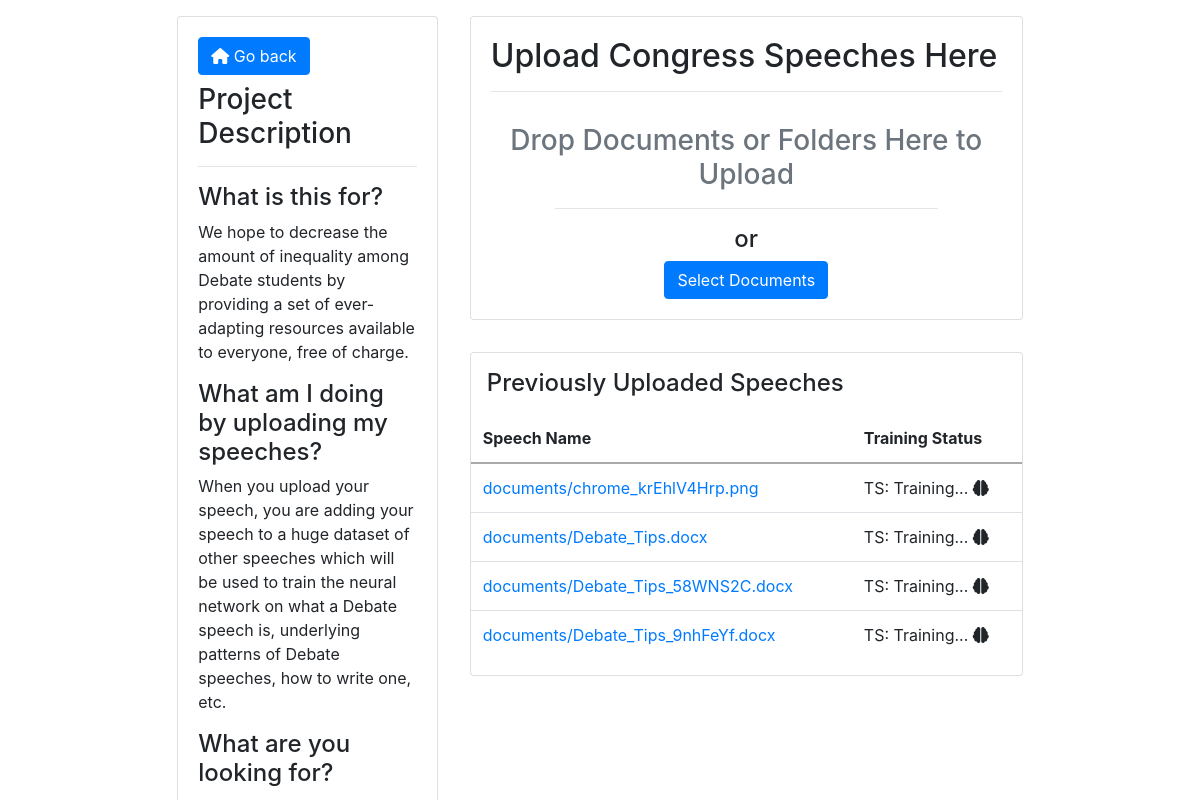
/upload, run on an earlier commit of the app's database.
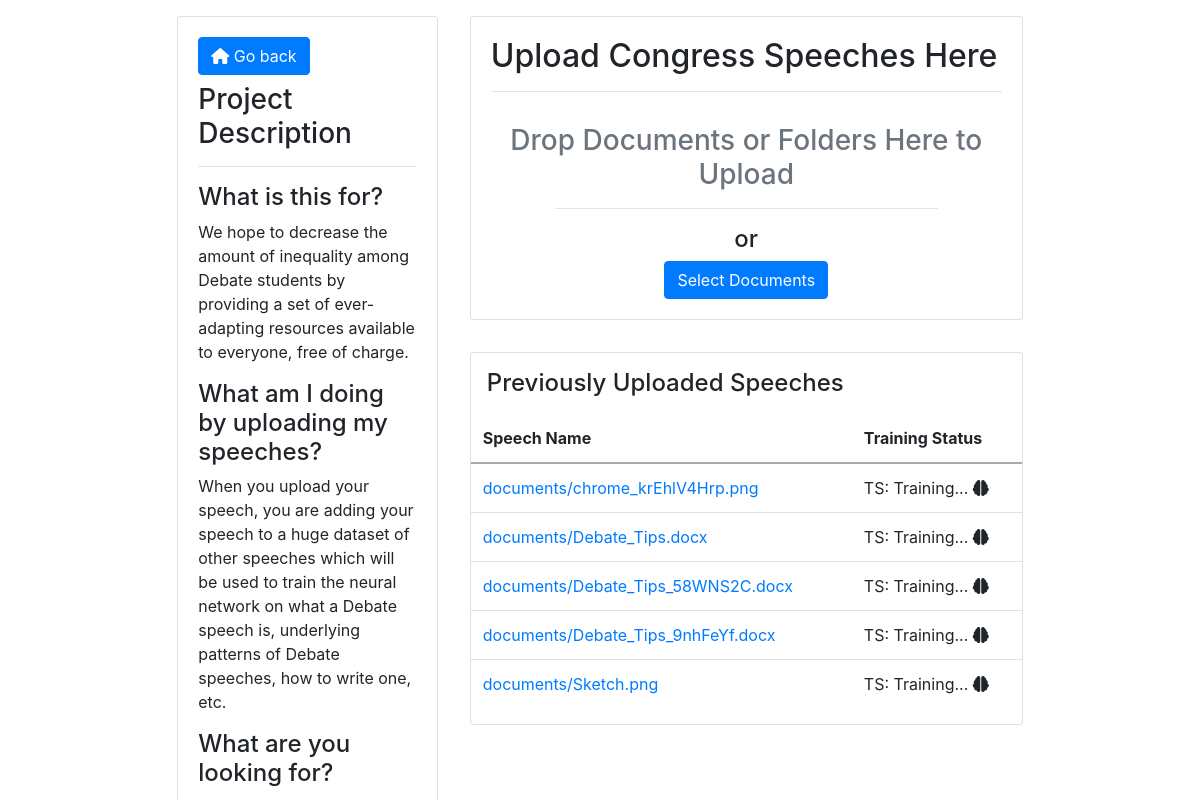
And on a later commit of the database.
### uploader/models.py (models this page shows)
class Document(models.Model):
    description = models.CharField(max_length=255, blank=True)
    document = models.FileField(upload_to='documents/')
    uploaded_at = models.DateTimeField(auto_now_add=True)

### uploader/views.py (the view)
# urls.py: path("upload", views.model_form_upload, name="upload")
def model_form_upload(request):
    if request.method == 'POST':
        form = DocumentForm(request.POST, request.FILES)
        if form.is_valid():
            document = form.save()
            data = {'is_valid': True, 'name': document.document.name, 'url': document.document.url}
        else:
            data = {'is_valid': False}
        return JsonResponse(data)
    elif request.method == 'GET':
        form = DocumentForm()
        document_list = Document.objects.all()
    return render(request, 'uploader/model_form_upload.html', {
        'form': form,
        'documents': document_list,
    })

### uploader/templates/uploader/model_form_upload.html (shortened to what this page needs)
{% extends 'uploader/base.html' %}
{% block content %}
<div class="d-flex flex-row justify-content-center">
<div class="d-flex flex-column overflow-auto w-25" style="max-height:100vh;">
    <div class="card m-3">
      <div class="card-body">
          <a href="{% url 'index' %}"><button class="btn btn-primary mb-2">  <i class="fas fa-home"></i> Go back</button></a>
        <h3>Project Description</h3>
        <hr>
        <h4>What is this for?</h4>
        <p>We hope to decrease the amount of inequality among Debate students by providing a set of ever-adapting resources available to everyone, free of charge.</p>
        <h4>What am I doing by uploading my speeches?</h4>
        <p>When you upload your speech, you are adding your speech to a huge dataset of other speeches which will be used to train the neural network on what a Debate speech is, underlying patterns of Debate speeches, how to write one, etc.</p>
        <h4>What are you looking for?</h4>
        <p>We are currently looking for Congress speeches.</p>
      </div>
    </div>
  </div>
  <div class="d-flex flex-column overflow-auto w-50" style="max-height:100vh;">
      <div class="card m-3"">
        <div class="card-body">
          <h2>Upload Congress Speeches Here</h2>
          <hr>
          <div class="well text-muted text-center" style="padding-top: 1rem;">
              <h3>Drop Documents or Folders Here to Upload</h3>
        </div>
        <hr class="w-75">
        <h4 class="text-center">or</h4>
        <div class="text-center">
            <button type="button" class="btn btn-primary js-upload-photos">
                Select Documents
                </button>
        </div>
        </div>
   </div>
   <div class="card m-3 overflow-auto" style="min-height:40vh">
     <h4 class="m-3">Previously Uploaded Speeches</h4>
   <table id="gallery" class="table">
     <thead>
       <tr>
         <th style="border-top: none; border-bottom-color:darkgray;">Speech Name</th>
         <th style="border-top: none; border-bottom-color:darkgray;">Training Status</th>
       </tr>
     </thead>
     <tbody>
       {% for document in documents %}
       <tr>
         <td><a href="{{ document.document.url }}">{{ document.document.name }}</a></td>
         <td>TS: {{ document.document.status }} Training... <i class="fas fa-brain"></i></td>
       </tr>
       {% endfor %}
     </tbody>
   </table>
   </div>
  </div>
</div>
{% endblock %}

What changed in the data, as far as the page shows it:
added Document: document.name "documents/Sketch.png"
